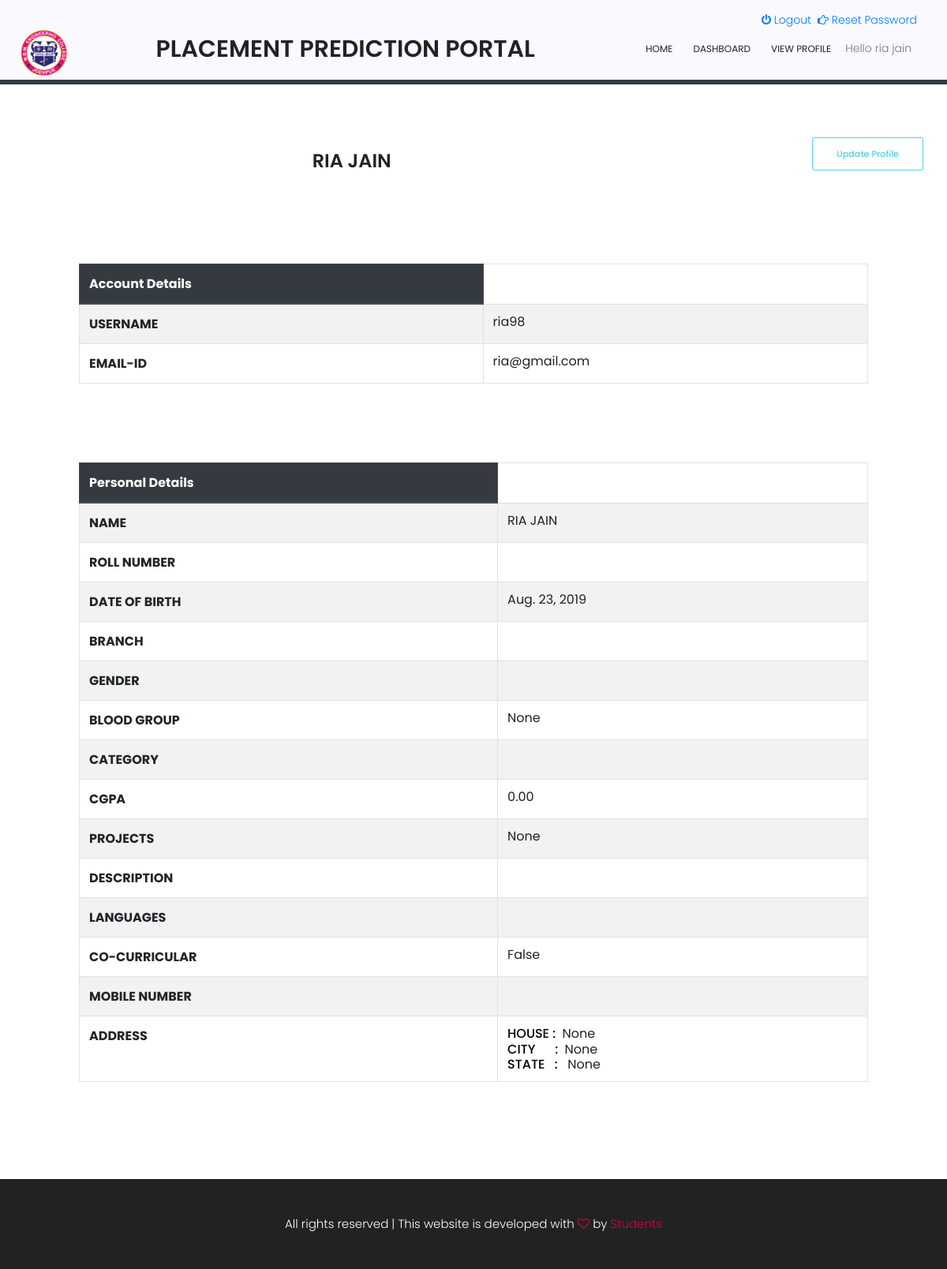
Page /user/profile/ (signed in) on the earlier database version.
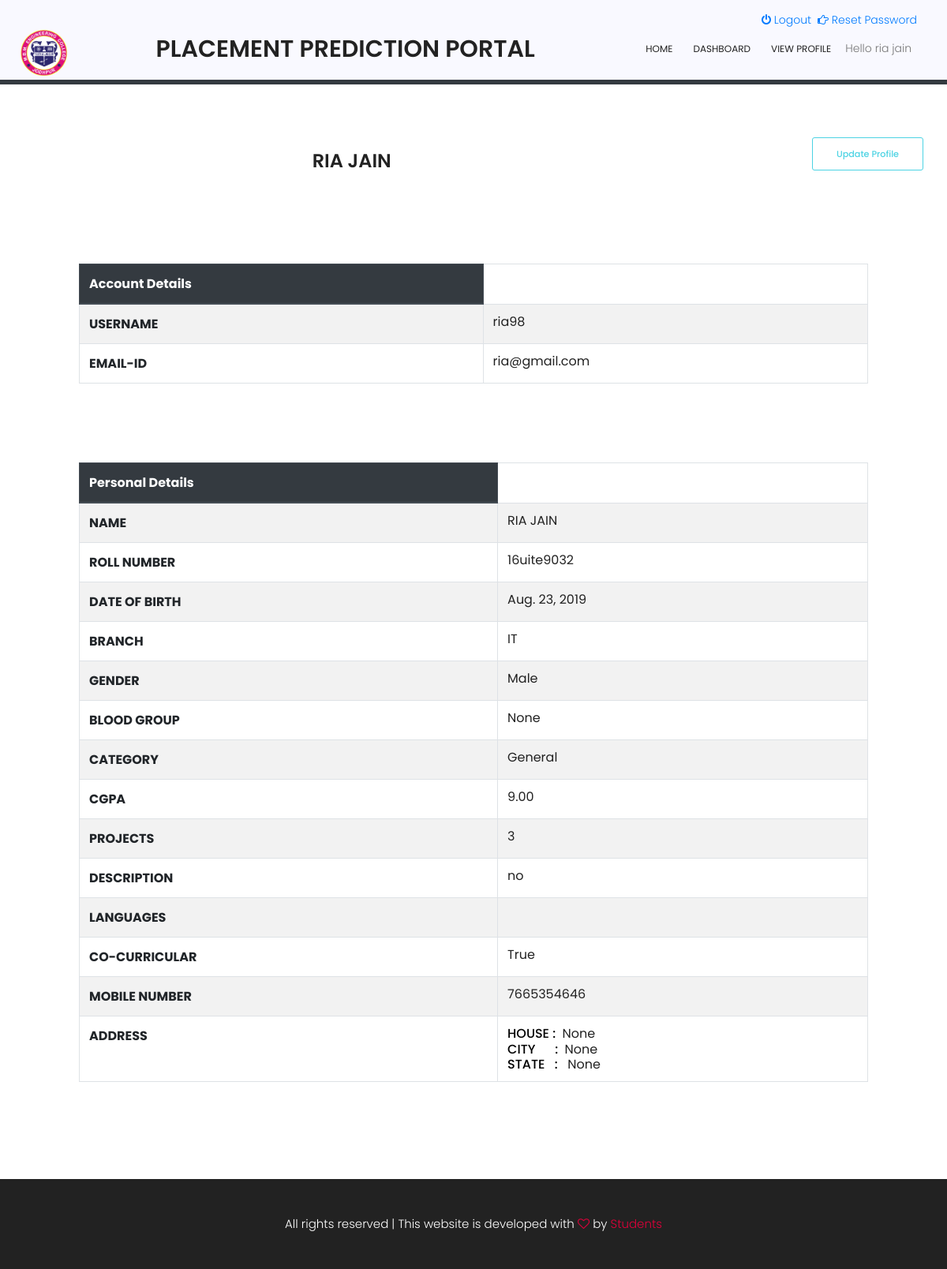
Same page on the later database version.
### student/models.py (models this page shows, shortened)
class Profile(models.Model):
    user = models.OneToOneField(User, on_delete=models.CASCADE)
    roll_no = models.CharField(max_length=20, null=False ,default='')
    date_of_birth = models.DateField(default=date.today)
    gender = models.CharField(max_length=3, choices=[(tag.name, tag.value) for tag in Gender], default='')
    address = models.CharField(max_length=200, blank=True, null=True)
    city = models.CharField(max_length=20, blank=True, null=True)
    state = models.CharField(max_length=10, blank=True, null=True)
    contact = models.CharField(max_length=15)
    photo = models.ImageField(upload_to='profile_photo', help_text='Your Photo name should be same as your name',
                              blank=True, null=True)
    category = models.CharField(max_length=5, choices=[(tag.name, tag.value) for tag in Category],
                                default='')
    blood_group = models.CharField(max_length=5, choices=[(tag.name, tag.value) for tag in BloodGroup],
                                   blank=True, null=True)
    verified = models.BooleanField(default=False)
    branch = models.CharField(max_length=50)
    cgpa = models.DecimalField(max_digits=4, decimal_places=2, null=False, blank=True, default=0.0)
    projects=models.PositiveIntegerField(null=True, blank=True)
    description=models.CharField(max_length=500)
    Languages=models.CharField(max_length=150, null=True, blank=True)
    co_cur=models.BooleanField(default=False)
    class Meta:
        permissions = (
        )
    def create_profile(sender, **kwargs):
        user = kwargs["instance"]
        if kwargs["created"]:
           user_profile = Profile.objects.create(user=user)
           user_profile.save()
    post_save.connect(create_profile, sender=User)

### student/views.py (the view)
# urls.py: path('profile/', views.view_profile, name='view_profile'),
def view_profile(request):
    context = {'user': request.user, 'profile': request.user.profile}
    return render(request, 'user/profile.html', context)

### templates/user/profile.html (shortened to what this page needs)
{% extends 'base.html' %}
{% block body %}
    <div class="container">
        <div class="row mt-50">
            <div class="col-md-9 col-12">
                <div class="row">
                    <div class="col-md-5 ">
                    </div>
                    <div class="col-md-7 text-md-left ">
                        <p>
                        <h3 style="text-transform: uppercase">{{ user.get_full_name }}</h3></p>
                    </div>
                </div>
            </div>
            <div class="col-md-3 col-12 center">
                <a class="genric-btn success-border radius mb-3 float-right" href="{% url 'student:update_profile' %}">Update
                    Profile</a>
            </div>
        </div>
    </div>
<table class="table table-striped table-bordered" style="width:1000px;margin:100px;">
  <thead class="thead-dark">
  <tr>
      <th scope="col">
          Account Details
      </th>
  </tr>
  </thead>
  <tbody>
    <tr>
      <th scope="row">USERNAME</th>
        <td><h3 style="font-weight:400;font-size:16px;">{{ user }}</h3></td>
    </tr>
    <tr>
      <th scope="row">EMAIL-ID</th>
        <td><h3 style="font-weight:400;font-size:16px;">{{ user.email }}</h3></td>
    </tr>
  </tbody>
</table>
<table class="table table-striped table-bordered" style="width:1000px;margin:100px;">
  <thead class="thead-dark">
  <tr>
      <th scope="col">
      Personal Details
      </th>
  </tr>
  </thead>
  <tbody>
    <tr>
      <th scope="row">NAME</th>
      <td><h3 style="text-transform: uppercase;font-weight:400;font-size:16px;">{{ user.get_full_name }}</h3></td>
    </tr>
    <tr>
      <th scope="row">ROLL NUMBER</th>
        <td><h3 style="font-weight:400;font-size:16px;">{{ profile.roll_no }}</h3></td>
    </tr>
    <tr>
      <th scope="row">DATE OF BIRTH</th>
        <td><h3 style="font-weight:400;font-size:16px;">{{ profile.date_of_birth }}</h3></td>
    </tr>
    <tr>
      <th scope="row">BRANCH</th>
        <td><h3 style="font-weight:400;font-size:16px;">{{ profile.branch }}</h3></td>
    </tr>
    <tr>
      <th scope="row">GENDER</th>
        <td><h3 style="font-weight:400;font-size:16px;">{{ profile.get_gender_display }}</h3></td>
    </tr>
     <tr>
      <th scope="row">BLOOD GROUP</th>
         <td><h3 style="font-weight:400;font-size:16px;">{{ profile.get_blood_group_display }}</h3></td>
    </tr>
     <tr>
      <th scope="row">CATEGORY</th>
         <td><h3 style="font-weight:400;font-size:16px;">{{ profile.get_category_display }}</h3></td>
    </tr>
     <tr>
      <th scope="row">CGPA</th>
         <td><h3 style="font-weight:400;font-size:16px;">{{ profile.cgpa }}</h3></td>
    </tr>
     <tr>
      <th scope="row">PROJECTS</th>
         <td><h3 style="font-weight:400;font-size:16px;">{{ profile.projects }}</h3></td>
    </tr>
     <tr>
      <th scope="row">DESCRIPTION</th>
         <td><h3 style="font-weight:400;font-size:16px;">{{ profile.description }}</h3></td>
    </tr>
     <tr>
      <th scope="row">LANGUAGES</th>
         <td><h3 style="font-weight:400;font-size:16px;">{{ profile.languages }}</h3></td>
    </tr>
     <tr>
      <th scope="row">CO-CURRICULAR</th>
         <td><h3 style="font-weight:400;font-size:16px;">{{ profile.co_cur }}</h3></td>
    </tr>
    <tr>
      <th scope="row">MOBILE NUMBER</th>
         <td><h3 style="font-weight:400;font-size:16px;">{{ profile.contact }}</h3></td>
    </tr>
     <tr>
      <th scope="row">ADDRESS</th>
         <td id="address"><h3 style="font-weight:400;font-size:16px;"><b style="font-weight:500;">HOUSE :  &nbsp</b>{{ profile.address }}<br/>
                        <b style="font-weight:500;">CITY &nbsp &nbsp &nbsp:  &nbsp</b>{{ profile.city }}<br/>
             <b style="font-weight:500;">STATE &nbsp&nbsp: &nbsp </b>{{ profile.state }}</h3></td>
     </tr>
  </tbody>
</table>
{% endblock %}

Differences in the rows shown:
changed Profile "None": roll_no (not shown) → "16uite9032"; branch (not shown) → "IT"; gender (not shown) → "Male"; category (not shown) → "General"; cgpa "0.00" → "9.00"; projects "None" → "3"; description (not shown) → "no"; co_cur "False" → "True"; contact (not shown) → "7665354646"
